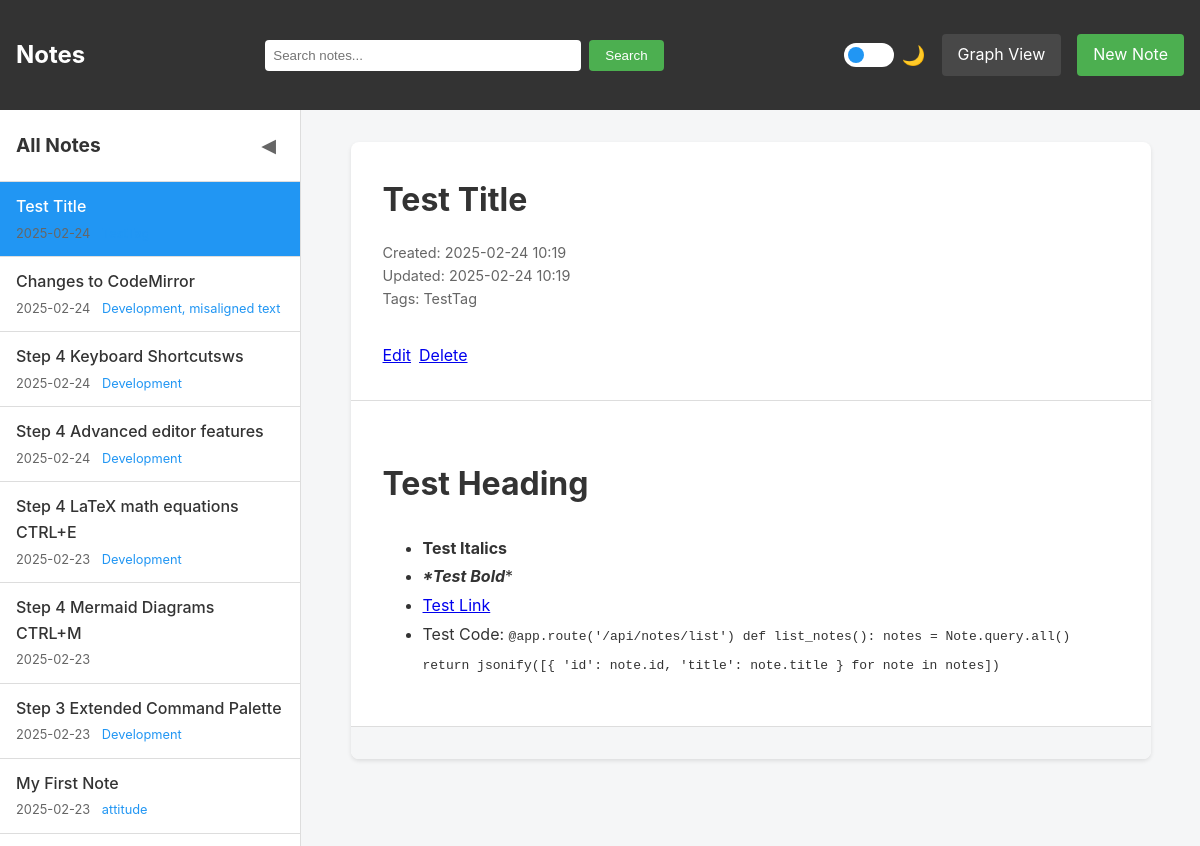
/note/15, run on the app's committed database.
### main.py (models this page shows)
class Note(db.Model):
    id = db.Column(db.Integer, primary_key=True)
    title = db.Column(db.String(200), nullable=False, unique=True)  # Make title unique
    content = db.Column(db.Text, nullable=False)
    created_at = db.Column(db.DateTime, default=datetime.utcnow)
    updated_at = db.Column(db.DateTime, default=datetime.utcnow, onupdate=datetime.utcnow)
    tags = db.Column(db.String(200))  # Store tags as comma-separated strings
    attachments = db.relationship('FileAttachment', backref='note', lazy=True, cascade="all, delete-orphan")
    def get_linked_notes(self):
        pattern = r'\[\[([\w\s-]+)\]\]'
        matches = re.findall(pattern, self.content)
        return Note.query.filter(Note.title.in_(matches)).all()
    def get_backlinks(self):
        pattern = f'\\[\\[{self.title}\\]\\]'
        linking_notes = Note.query.filter(Note.content.op('REGEXP')(pattern)).all()
        return linking_notes

### main.py (the view)
@app.route('/note/<int:id>')
def view_note(id):
    note = Note.query.get_or_404(id)
    md = markdown.Markdown(extensions=[WikiLinkExtension(), 'fenced_code', 'tables'])
    html_content = md.convert(note.content)
    linked_notes = note.get_linked_notes()
    backlinks = note.get_backlinks()
    return render_template('view_note.html',
                         note=note,
                         html_content=html_content,
                         linked_notes=linked_notes,
                         backlinks=backlinks,
                         all_notes=get_all_notes(),
                         current_note=note)

### main.py (called while the page is built)
def get_all_notes():
    return Note.query.order_by(Note.updated_at.desc()).all()

def escapejs(val):
    return json.dumps(str(val))[1:-1]

    def handleMatch(self, m, data):
        title = m.group(1)
        note = Note.query.filter_by(title=title).first()
        el = etree.Element('a')
        if note:
            el.set('href', url_for('view_note', id=note.id))
            el.set('class', 'wiki-link')
        else:
            el.set('href', url_for('new_note', title=title))
            el.set('class', 'wiki-link missing')
        el.text = title
        return el, m.start(0), m.end(0)

    def extendMarkdown(self, md):
        WIKILINK_RE = r'\[\[([\w\s-]+)\]\]'
        wiki_link_pattern = WikiLinkProcessor(WIKILINK_RE, md)
        md.inlinePatterns.register(wiki_link_pattern, 'wikilink', 175)

### templates/view_note.html (shortened to what this page needs)
{% extends "base.html" %}
{% block content %}
<div class="note-view">
    <header class="note-header">
        <h1>{{ note.title }}</h1>
        <div class="metadata">
            Created: {{ note.created_at.strftime('%Y-%m-%d %H:%M') }}<br>
            Updated: {{ note.updated_at.strftime('%Y-%m-%d %H:%M') }}<br>
            {% if note.tags %}
            Tags: {{ note.tags }}
            {% endif %}
        </div>
        <div class="actions">
            <a href="{{ url_for('edit_note', id=note.id) }}" class="button">Edit</a>
            <a href="{{ url_for('delete_note', id=note.id) }}" class="button delete" onclick="return confirm('Are you sure?')">Delete</a>
        </div>
    </header>
    <div class="note-content">
        {{ html_content|safe }}
    </div>
    <div class="note-metadata">
    </div>
</div>
{% endblock %}

### templates/base.html (shortened to what this page needs)
<!DOCTYPE html>
<html lang="en" data-theme="light">
<head>
    <link rel="stylesheet" href="{{ url_for('static', filename='style.css') }}">
</head>
<body>
    <nav>
        <h1><a href="{{ url_for('index') }}">Notes</a></h1>
        <form action="{{ url_for('search') }}" method="GET" class="search-form">
            <input type="text" name="q" placeholder="Search notes..." value="{{ request.args.get('q', '') }}">
            <button type="submit">Search</button>
        </form>
        <div class="nav-actions">
            <div class="theme-switch-wrapper">
                <label class="theme-switch">
                    <span class="slider round"></span>
                </label>
                <span class="theme-label">🌙</span>
            </div>
            <a href="{{ url_for('graph_view') }}" class="nav-btn">Graph View</a>
            <a href="{{ url_for('new_note') }}" class="new-note-btn">New Note</a>
        </div>
    </nav>
    <div class="app-container">
        <aside class="sidebar">
            <div class="sidebar-header">
                <h2>All Notes</h2>
                <button id="toggle-sidebar" class="toggle-sidebar" title="Toggle Sidebar">◀</button>
            </div>
            <div class="notes-list">
                {% for note in all_notes %}
                <a href="{{ url_for('view_note', id=note.id) }}"
                   class="note-link {% if current_note and current_note.id == note.id %}active{% endif %}">
                    <div class="note-link-title">{{ note.title }}</div>
                    <div class="note-link-meta">
                        {{ note.updated_at.strftime('%Y-%m-%d') }}
                        {% if note.tags %}
                        <span class="note-link-tags">{{ note.tags }}</span>
                        {% endif %}
                    </div>
                </a>
                {% endfor %}
            </div>
        </aside>
        <main class="main-content">
            {% block content %}
            {% endblock %}
        </main>
    </div>
</body>
</html>

### static/style.css (style rules this page uses)
:root[data-theme="light"] { --bg-primary: #f5f6f7; --bg-secondary: #ffffff; --text-primary: #333333; --text-secondary: #666666; --accent-primary: #2196F3; --accent-secondary: #1976D2; --border-color: #dddddd; --danger: #f44336; --danger-hover: #d32f2f; --success: #4CAF50; --nav-bg: #333333; --nav-text: #ffffff; --highlight-bg: #fff9c4; --card-shadow: rgba(0,0,0,0.1); }
.theme-switch-wrapper { display: flex; align-items: center; gap: 0.5rem; }
.theme-switch { position: relative; display: inline-block; width: 50px; height: 24px; }
.slider { position: absolute; cursor: pointer; top: 0; left: 0; right: 0; bottom: 0; background-color: var(--bg-secondary); transition: .4s; }
.slider:before { position: absolute; content: ""; height: 16px; width: 16px; left: 4px; bottom: 4px; background-color: var(--accent-primary); transition: .4s; }
.slider.round { border-radius: 24px; }
.slider.round:before { border-radius: 50%; }
.theme-label { font-size: 1.2rem; cursor: pointer; }
body { font-family: -apple-system, BlinkMacSystemFont, 'Segoe UI', Roboto, Oxygen, Ubuntu, Cantarell, sans-serif; line-height: 1.6; margin: 0; padding: 0; background: var(--bg-primary); color: var(--text-primary); }
nav { background: var(--nav-bg); color: var(--nav-text); padding: 1rem; display: flex; justify-content: space-between; align-items: center; }
nav h1 a { color: white; text-decoration: none; }
.new-note-btn { background: #4CAF50; color: white; padding: 0.5rem 1rem; border-radius: 4px; text-decoration: none; }
main { max-width: none; margin: 0; padding: 0; }
.metadata { color: var(--text-secondary); font-size: 0.9rem; }
.note-view { max-width: 800px; margin: 0 auto; background: var(--bg-secondary); border-radius: 8px; box-shadow: 0 2px 4px var(--card-shadow); }
.note-header { padding: 2rem 2rem 1rem; border-bottom: 1px solid var(--border-color); }
.note-header h1 { margin: 0 0 1rem; color: var(--text-primary); }
.note-content { padding: 2rem; background: var(--bg-secondary); border-bottom: 1px solid var(--border-color); line-height: 1.8; }
.note-metadata { padding: 1rem 2rem; background: var(--bg-primary); border-radius: 0 0 8px 8px; }
.metadata { color: var(--text-secondary); font-size: 0.9rem; margin-bottom: 1rem; }
.actions { padding: 1rem 0; display: flex; gap: 0.5rem; }
.search-form { display: flex; gap: 0.5rem; margin: 0 1rem; }
.search-form input[type="text"] { padding: 0.5rem; border: none; border-radius: 4px; min-width: 300px; }
.search-form button { background: #4CAF50; color: white; border: none; padding: 0.5rem 1rem; border-radius: 4px; cursor: pointer; }
.nav-actions { display: flex; gap: 1rem; align-items: center; }
.nav-btn { color: white; text-decoration: none; padding: 0.5rem 1rem; border-radius: 4px; background: rgba(255,255,255,0.1); }
.app-container { display: flex; height: calc(100vh - 64px); position: relative; transition: all 0.3s ease; }
.sidebar { width: 300px; background: var(--bg-secondary); border-right: 1px solid var(--border-color); display: flex; flex-direction: column; transition: all 0.3s ease; flex-shrink: 0; }
.sidebar-header { padding: 1rem; border-bottom: 1px solid var(--border-color); display: flex; justify-content: space-between; align-items: center; }
.sidebar-header h2 { margin: 0; font-size: 1.2rem; color: var(--text-primary); }
.toggle-sidebar { background: none; border: none; color: var(--text-secondary); cursor: pointer; padding: 0.5rem; font-size: 1.2rem; transition: all 0.3s ease; border-radius: 4px; }
.notes-list { overflow-y: auto; flex-grow: 1; }
.note-link { display: block; padding: 0.75rem 1rem; text-decoration: none; color: var(--text-primary); border-bottom: 1px solid var(--border-color); transition: background-color 0.2s ease; }
.note-link.active { background-color: var(--accent-primary); color: white; }
.note-link-title { font-weight: 500; margin-bottom: 0.25rem; }
.note-link-meta { font-size: 0.8rem; color: var(--text-secondary); }
.note-link-tags { margin-left: 0.5rem; color: var(--accent-primary); }
.main-content { flex-grow: 1; overflow-y: auto; padding: 2rem; background: var(--bg-primary); }
* { transition: background-color 0.3s ease, color 0.3s ease; }
button { padding: 0.5rem 1rem; border-radius: 4px; cursor: pointer; transition: all 0.2s ease; }

### data on the page
Note: title "Test Title", updated_at "2025-02-24", created_at "2025-02-24 10:19", updated_at "2025-02-24 10:19", tags "TestTag"
Note: title "Changes to CodeMirror", updated_at "2025-02-24", tags "Development, misaligned text"
Note: title "Step 4 Keyboard Shortcutsws", updated_at "2025-02-24", tags "Development"
Note: title "Step 4 Advanced editor features", updated_at "2025-02-24", tags "Development"
Note: title "Step 4 LaTeX math equations CTRL+E", updated_at "2025-02-23", tags "Development"
Note: title "Step 4 Mermaid Diagrams CTRL+M", updated_at "2025-02-23"
Note: title "Step 3 Extended Command Palette", updated_at "2025-02-23", tags "Development"
Note: title "My First Note", updated_at "2025-02-23", tags "attitude"
